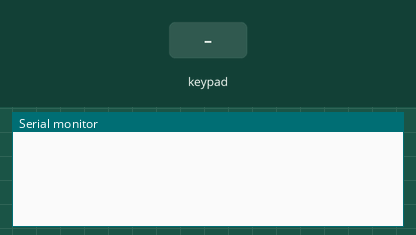
Recording of a sketch running on a simulated Arduino Uno, built with avr-gcc and run on an emulated ATmega328P. Shown: the last lines printed to the serial monitor. Inputs (shaded band) come from the test bench.

Above: at 1.2 s.
1.3 s: key '1' pressed
At 2.5 s:
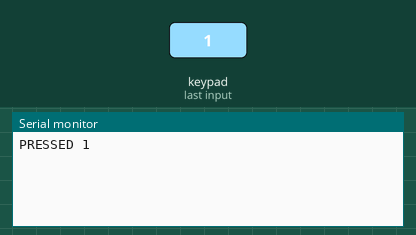
2.8 s: keypad keys 1 3 1 2 1 1 1 0 # pressed 0.4 s apart
At 7.3 s:
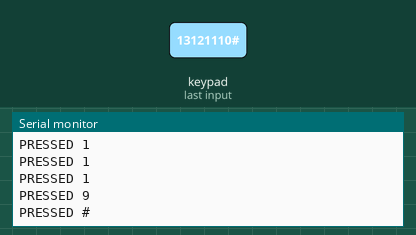
7.9 s: key '*' pressed
At 8.6 s:
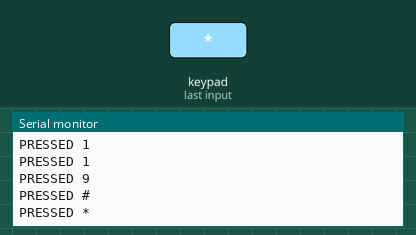
9.4 s: keypad keys 9 8 7 pressed 0.4 s apart
At 11.7 s:
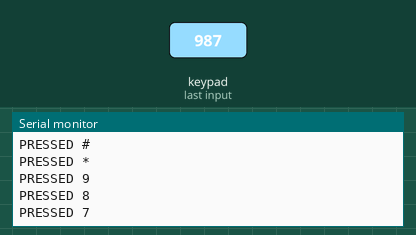
Timing chart, 0 to 13.1 s (numbered marks = the images above; inputs shaded):
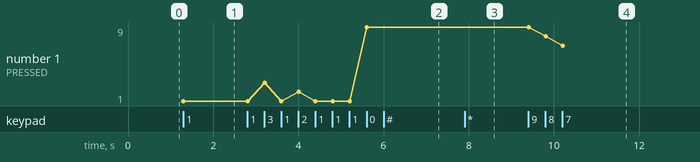

Measured:
- after the input at 1.3 s, the serial monitor: prints a new line at once (image 1)
- after the input at 2.8 s, the serial monitor: prints a new line after 0.41 s (image 2)
- after the input at 7.9 s, the serial monitor: prints a new line at once (image 3)
- after the input at 9.4 s, the serial monitor: prints a new line at once (image 4)
- plotted number 1: 1 → 9 after the input at 2.8 s, 9 → 7 after the input at 9.4 s

The sketch:

test-keypad.ino
```cpp
#include <Keypad.h>

const int NUM_ROWS = 4;
const int NUM_COLS = 3;

char keypadMapping[NUM_ROWS][NUM_COLS] = {
  {'1', '2', '3'},
  {'4', '5', '6'},
  {'7', '8', '9'},
  {'*', '0', '#'}
};

byte ROW_PINS[NUM_ROWS] = {
	13, 12, 11, 10
};

byte COL_PINS[NUM_COLS] = {
	9, 8, 7
};

Keypad KEYPAD = Keypad(
  makeKeymap(keypadMapping),
  ROW_PINS,
  COL_PINS,
  NUM_ROWS,
  NUM_COLS
);

void setup() {
	Serial.begin(9600);
}

void loop() {
  char pressedKey = KEYPAD.getKey();
  // Serial.println(pressedKey);
  if (pressedKey == '1') {
  	Serial.println("PRESSED 1");
  }
  else if (pressedKey == '2') {
  	Serial.println("PRESSED 2");
  }
  else if (pressedKey == '3') {
  	Serial.println("PRESSED 3");
  }
  else if (pressedKey == '4') {
  	Serial.println("PRESSED 4");
  }
  else if (pressedKey == '5') {
  	Serial.println("PRESSED 5");
  }
  else if (pressedKey == '6') {
  	Serial.println("PRESSED 6");
  }
  else if (pressedKey == '7') {
  	Serial.println("PRESSED 7");
  }
  else if (pressedKey == '8') {
  	Serial.println("PRESSED 8");
  }
  else if (pressedKey == '9') {
  	Serial.println("PRESSED 9");
  }
  else if (pressedKey == '0') {
  	Serial.println("PRESSED 9");
  }
  else if (pressedKey == '*') {
  	Serial.println("PRESSED *");
  }
  else if (pressedKey == '#') {
  	Serial.println("PRESSED #");
  }
}
```
